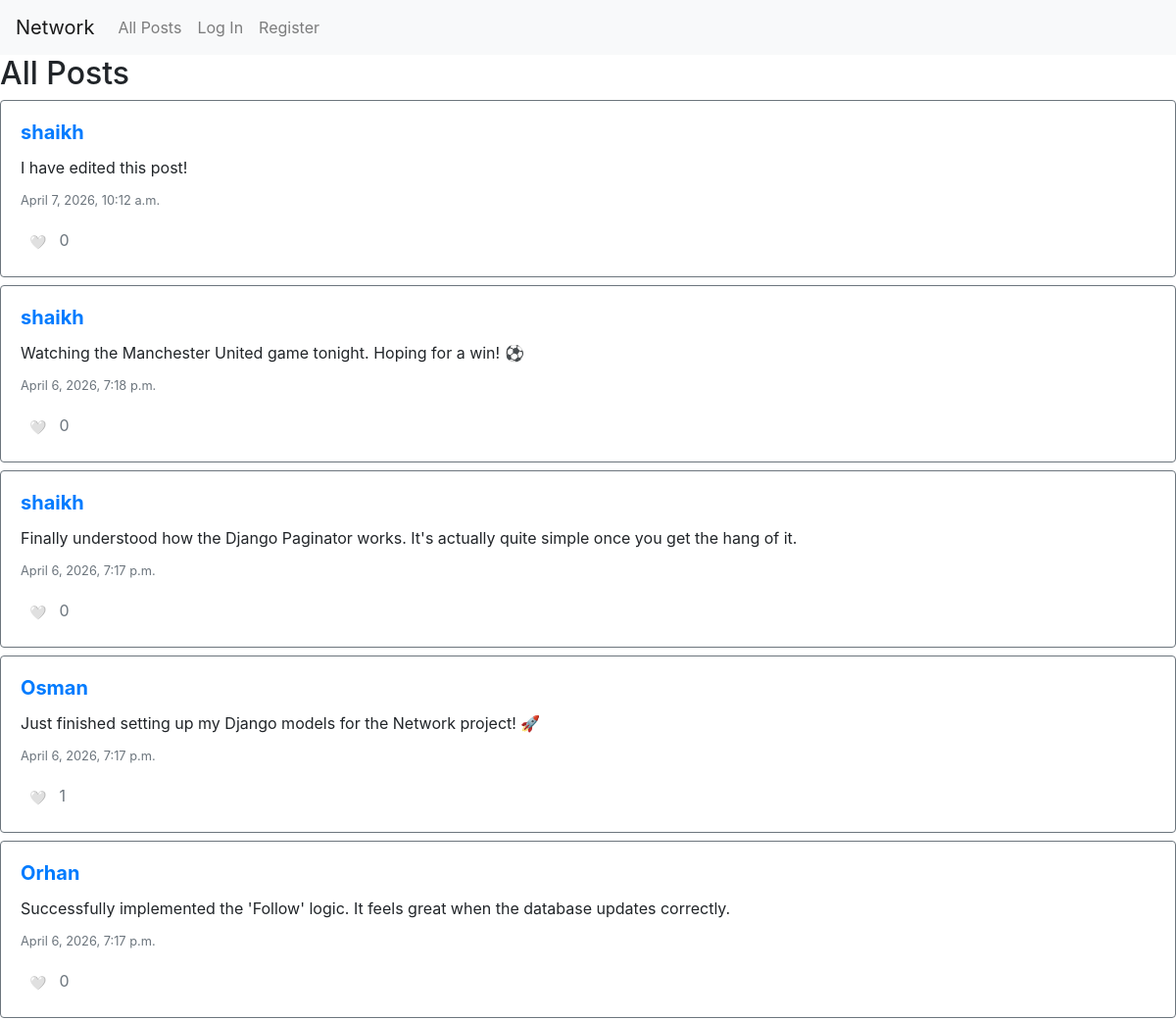
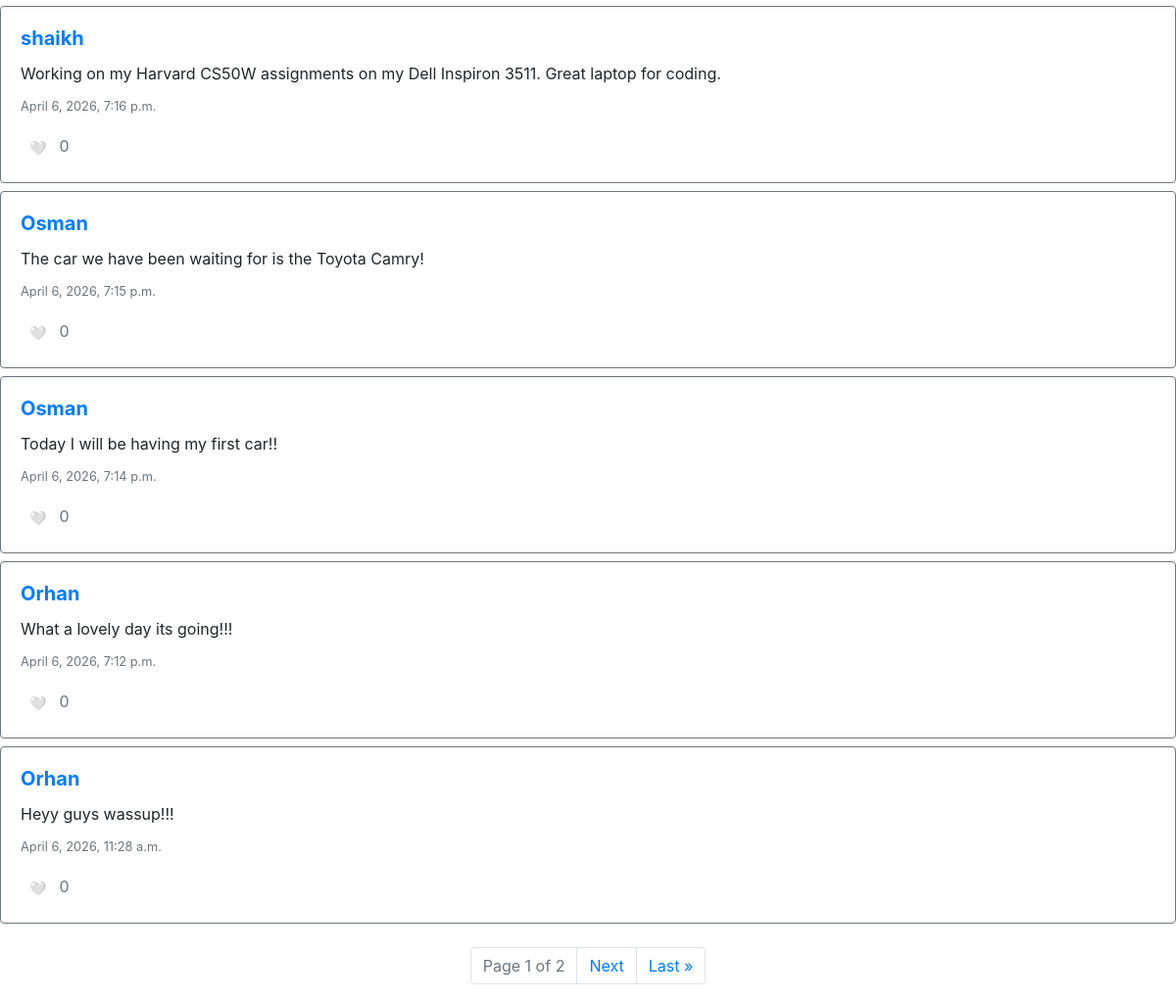
The page / on the database its author committed (2 pictures, top to bottom).
### network/models.py (models this page shows, shortened)
class Post(models.Model):
    user = models.ForeignKey(User, on_delete=models.CASCADE, related_name="posts")
    content = models.TextField(blank=True)
    timestamp = models.DateTimeField(auto_now_add=True)
    likes = models.ManyToManyField(User, blank=True, related_name="liked_posts")

class User(AbstractUser):
    pass

### network/views.py (the view)
# urls.py: path("", views.index, name="index"),
def index(request):
    if request.method == "POST":
        if request.user.is_authenticated:
            content = request.POST.get("content")
            if content:
                Post.objects.create(user=request.user, content=content)
                return HttpResponseRedirect(reverse("index"))
    posts_all = Post.objects.all().order_by("-timestamp")
    paginator = Paginator(posts_all, 10)
    page_number = request.GET.get('page')
    page_obj = paginator.get_page(page_number)
    return render(request, "network/index.html", {
        "posts": page_obj
    })

### network/templates/network/index.html (shortened to what this page needs)
{% extends "network/layout.html" %}
{% block body %}
    <h2>All Posts</h2>
    <div id="all-posts">
        {% for post in posts %}
            <div class="card mb-2 border-secondary">
                <div class="card-body">
                    <h5 class="card-title">
                        <a href="{% url 'profile' user_id=post.user.id %}"><strong>{{ post.user.username }}</strong></a>
                    </h5>
                    <div id="content-{{ post.id }}" class="card-text">{{ post.content }}</div>
                    <p class="card-text mt-2"><small class="text-muted">{{ post.timestamp }}</small></p>
                    <p class="card-text">
                        <button class="btn btn-sm" onclick="toggle_like('{{ post.id }}')" id="like-btn-{{ post.id }}">
                            {% if user in post.likes.all %}
                                ❤️
                            {% else %}
                                🤍
                            {% endif %}
                        </button>
                        <span id="like-count-{{ post.id }}" class="text-muted">{{ post.likes.count }}</span>
                    </p>
                </div>
            </div>
        {% endfor %}
    </div>
    <nav aria-label="Page navigation" class="mt-4">
        <ul class="pagination justify-content-center">
            <li class="page-item disabled">
                <span class="page-link">Page {{ posts.number }} of {{ posts.paginator.num_pages }}</span>
            </li>
            {% if posts.has_next %}
                <li class="page-item"><a class="page-link" href="?page={{ posts.next_page_number }}">Next</a></li>
                <li class="page-item"><a class="page-link" href="?page={{ posts.paginator.num_pages }}">Last &raquo;</a></li>
            {% endif %}
        </ul>
    </nav>
{% endblock %}

### network/templates/network/layout.html (shortened to what this page needs)
{% load static %}
<!DOCTYPE html>
<html lang="en">
    <head>
        <link rel="stylesheet" href="https://stackpath.bootstrapcdn.com/bootstrap/4.4.1/css/bootstrap.min.css">
        <link href="{% static 'network/styles.css' %}" rel="stylesheet">
    </head>
    <body>
        <nav class="navbar navbar-expand-lg navbar-light bg-light">
            <a class="navbar-brand" href="{% url 'index' %}">Network</a>
            <div>
              <ul class="navbar-nav mr-auto">
                <li class="nav-item">
                  <a class="nav-link" href="{% url 'index' %}">All Posts</a>
                </li>
                {% if user.is_authenticated %}
                    <li class="nav-item">
                        <a class="nav-link" href="{% url 'following' %}">Following</a>
                    </li>
                    <li class="nav-item">
                        <a class="nav-link" href="{% url 'logout' %}">Log Out</a>
                    </li>
                {% else %}
                    <li class="nav-item">
                        <a class="nav-link" href="{% url 'login' %}">Log In</a>
                    </li>
                    <li class="nav-item">
                        <a class="nav-link" href="{% url 'register' %}">Register</a>
                    </li>
                {% endif %}
              </ul>
            </div>
          </nav>
        <div class="body">
            {% block body %}
            {% endblock %}
        </div>
    </body>
</html>

### rows shown on the page
Post: user.username "shaikh", content "I have edited this post!", timestamp "April 7, 2026, 10:12 a.m.", likes.count "0"
Post: user.username "shaikh", content "Watching the Manchester United game tonight. Hoping for a win! ⚽", timestamp "April 6, 2026, 7:18 p.m.", likes.count "0"
Post: user.username "shaikh", content "Finally understood how the Django Paginator works. It's actually quite simple once you get the hang of it.", timestamp "April 6, 2026, 7:17 p.m.", likes.count "0"
Post: user.username "Osman", content "Just finished setting up my Django models for the Network project! 🚀", timestamp "April 6, 2026, 7:17 p.m.", likes.count "1"
Post: user.username "Orhan", content "Successfully implemented the 'Follow' logic. It feels great when the database updates correctly.", timestamp "April 6, 2026, 7:17 p.m.", likes.count "0"
Post: user.username "shaikh", content "Working on my Harvard CS50W assignments on my Dell Inspiron 3511. Great laptop for coding.", timestamp "April 6, 2026, 7:16 p.m.", likes.count "0"
Post: user.username "Osman", content "The car we have been waiting for is the Toyota Camry!", timestamp "April 6, 2026, 7:15 p.m.", likes.count "0"
Post: user.username "Osman", content "Today I will be having my first car!!", timestamp "April 6, 2026, 7:14 p.m.", likes.count "0"
Post: user.username "Orhan", content "What a lovely day its going!!!", timestamp "April 6, 2026, 7:12 p.m.", likes.count "0"
Post: user.username "Orhan", content "Heyy guys wassup!!!", timestamp "April 6, 2026, 11:28 a.m.", likes.count "0"

### other values the page prints
{{ posts.number }} "1"
{{ posts.paginator.num_pages }} "2"
